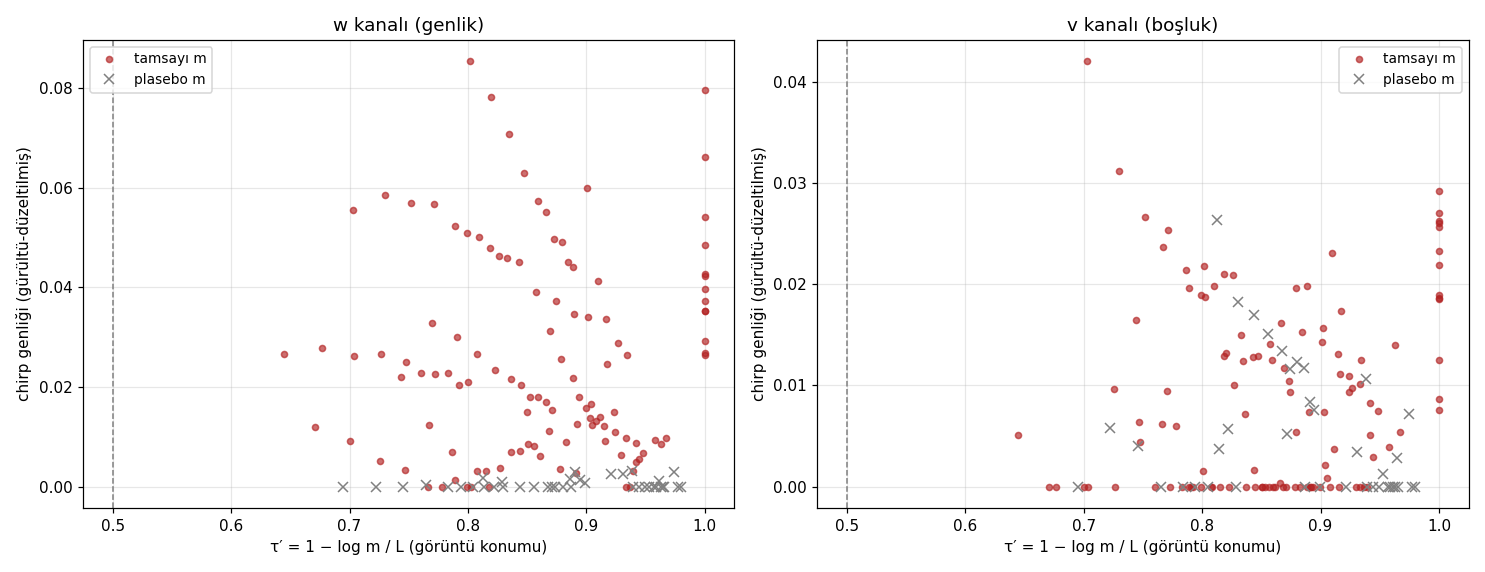

Source code (Python):
"""
80 — GÖRÜNTÜ ÇİZGİLERİ: 2θ SPEKTROSKOPİSİ (19 Ağustos 2026)
==========================================================================
Fısıltı (çizim seansı): aynadan yansıyan dalganın frekansı da aynalanır —
görüntü kaynak τ′ = 1 − τ'da, frekansı L − log m (KAYAR: chirp).
Düz cos(t·ω) kulağı bunu duyamaz; 2θ gözlüğü gerekir:
    X_m(t) = cos(2θ(t) − t·log m),  θ = RS faz fonksiyonu.
Bunlar AFE ayna-toplamının çapraz terimleri (74'ün noktasal |Z|²'de
bulduğu chirp'lerin ta kendisi) — İLK KEZ max/gap KANALLARINDA aranıyor.

Öldürme testi (tasarımda):
  P1: w kanalı (genlik = RS toplamı, 2θ taşır) görüntüyü DUYMALI.
  P2: v kanalı (explicit formül, 2θ terimi yok) SAĞIR kalmalı.
  P3: tamsayı-olmayan m plaseboları (aynı alias/örtüşme, aritmetik yok)
      taban çizgisini vermeli.

Konvansiyon: 70/79 makinesi + chirp kolonları; anchored (Odlyzko) pencere
2θ float64 hassasiyeti yüzünden DIŞARIDA (t ≤ 1e10).

SONUÇ (gecenin dürüst muhasebesi):
  1. İlk geçiş: tamsayı-m çizgileri gür (χ²'ler 2700'e dek, saf-cos kilitli),
     plasebo tertemiz (⟨χ²⟩=1.4), v neredeyse sağır (18 vs plasebo 8.6). AMA:
  2. ÖRNEKLEM KİMLİĞİ: gap-ortalarında θ(γ)≈πn olduğundan 2θ gözlüğü kısmen
     S-giydirilmiş DİREKT çizgiye katlanır; ve P11 tabanı asal-kuvvet
     içermiyordu → m=4,8 sesinin çoğu 2²,2³ DİREKT çizgileriymiş
     (düz kolon +0.143/+0.048 alıyor — metodolojik ders!).
  3. AYRIŞTIRMA SONRASI sahici 2θ-özel içerik: m=4: +0.0102±0.0005 (20σ),
     m=8: +0.0024±0.0004 (6σ), m=12: 2.5σ — direkt çizginin ~%5-7'si.
     KISMİ YANSIMA ADAYI. m=1 (saf 2θ/S çizgisi) kimliği açık: düz-kolon
     karşılığı DC'ye çöküyor, temiz test S-vekili tabanla kurulmalı.
"""

import numpy as np
import matplotlib.pyplot as plt
from pathlib import Path

HERE = Path(__file__).resolve().parent
TWO_PI = 2 * np.pi
A_CG = (np.e**2 - 5) / 2
B0, B1 = 2.7580, -0.0543
P11 = [2, 3, 5, 7, 11, 13, 17, 19, 23, 29, 31]
M_INT = [1, 2, 3, 4, 5, 6, 8, 10, 12]
M_FAKE = [1.53, 3.7, 8.45]

def theta(t):
    return t / 2 * np.log(t / TWO_PI) - t / 2 - np.pi / 8 + 1 / (48 * t)

def spektro(gaps, amps, tmid):
    Lw = np.log(tmid / TWO_PI)
    g_u = gaps * Lw / TWO_PI
    a_u = amps / np.sqrt(A_CG * Lw + B0 + B1 / Lw)
    a_u /= np.sqrt((a_u**2).mean())
    ya, yg = np.log(a_u), np.log(g_u)
    th2 = 2 * theta(tmid)
    cw = [np.ones_like(ya), g_u, g_u**2]
    cv = [np.ones_like(yg)]
    for p in P11:
        arg = tmid * np.log(p)
        cw += [np.cos(arg), np.sin(arg)]
        cv += [np.cos(arg), np.sin(arg)]
    ms = M_INT + M_FAKE
    for mq in ms:
        arg = th2 - tmid * np.log(mq)
        cw += [np.cos(arg), np.sin(arg)]
        cv += [np.cos(arg), np.sin(arg)]
    def reg(y, cols, o):
        X = np.vstack(cols).T
        b, *_ = np.linalg.lstsq(X, y, rcond=None)
        se = np.sqrt((y - X @ b).var() * np.diag(np.linalg.inv(X.T @ X)))
        out = []
        i0 = o + 2 * len(P11)
        for i, mq in enumerate(ms):
            out.append((mq, b[i0 + 2*i], se[i0 + 2*i],
                        b[i0 + 2*i + 1], se[i0 + 2*i + 1]))
        return out
    L = float(Lw.mean())
    return L, reg(ya, cw, 3), reg(yg, cv, 1)

WNDS = []
d36 = np.load(HERE / "36_T100k.npz")
edges = np.geomspace(d36["t_mid"][0], d36["t_mid"][-1] * 1.0001, 13)
for i in range(12):
    m = (d36["t_mid"] >= edges[i]) & (d36["t_mid"] < edges[i + 1])
    if m.sum() >= 3000:
        WNDS.append((d36["intervals"][m], d36["max_amps"][m], d36["t_mid"][m]))
d41 = np.load(HERE / "41_bigT_windows.npz")
for k in sorted({x.split("_")[1] for x in d41.files}, key=lambda s: int(s[:-1])):
    WNDS.append((d41[f"gaps_{k}"], d41[f"amps_{k}"], d41[f"tmid_{k}"]))
for f in ["55_win_1e+08.npz", "55_win_1e+09.npz", "55_win_1e+10.npz"]:
    d = np.load(HERE / f)
    WNDS.append((d["gaps"], d["amps"], d["tmid"]))

# ---- pencere pencere spektrum; kombinasyon τ′ = 1 − log m / L üzerinden
rows_w, rows_v = [], []
for gaps, amps, tmid in WNDS:
    L, rw, rv = spektro(gaps, amps, tmid)
    for (mq, c, sc, s, ss), (_, cv_, scv, sv_, ssv) in zip(rw, rv):
        tp = 1 - (np.log(mq) / L if mq >= 1 else 0)
        fake = mq not in M_INT
        rows_w.append((tp, mq, L, c, sc, s, ss, fake))
        rows_v.append((tp, mq, L, cv_, scv, sv_, ssv, fake))

W = np.array([(t, c, sc, s, ss) for t, mq, L, c, sc, s, ss, f in rows_w if not f])
Wf = np.array([(t, c, sc, s, ss) for t, mq, L, c, sc, s, ss, f in rows_w if f])
V = np.array([(t, c, sc, s, ss) for t, mq, L, c, sc, s, ss, f in rows_v if not f])
Vf = np.array([(t, c, sc, s, ss) for t, mq, L, c, sc, s, ss, f in rows_v if f])
n_w = len(WNDS)
print(f"{n_w} pencere × {len(M_INT)} tamsayı-m + {len(M_FAKE)} plasebo")

def z2(P):
    return ((P[:, 1] / P[:, 2])**2 + (P[:, 3] / P[:, 4])**2)

print("\nKANAL SESSİZLİK KARŞILAŞTIRMASI (χ² per çizgi; sıfır hipotezi dof=2):")
for isim, P, Pf in [("w (genlik)", W, Wf), ("v (boşluk)", V, Vf)]:
    print(f"  {isim}: tamsayı-m ⟨χ²⟩ = {z2(P).mean():6.2f} (n={len(P)}) | "
          f"plasebo ⟨χ²⟩ = {z2(Pf).mean():6.2f} (n={len(Pf)})")

print("\nEN GÜÇLÜ w-ÇİZGİLERİ (χ² > 12):")
sel = np.argsort(-z2(W))
for i in sel[:12]:
    t, c, sc, s, ss = W[i]
    x2 = z2(W)[i:i+1][0]
    if x2 > 12:
        mq, L = [(mq, L) for tp, mq, L, *_ , f in rows_w
                 if not f and abs(tp - t) < 1e-9][0][:2]
        print(f"  m={int(mq):>3} L={L:5.2f} τ′={t:.3f}  cos={c:+.4f}±{sc:.4f} "
              f"sin={s:+.4f}±{ss:.4f}  χ²={x2:.1f}")

# τ′ binlerinde kombine genlik (kareler toplamı, gürültü çıkarılmış)
print("\nτ′-BİN ÖZETİ (w kanalı; genlik² = cos²+sin²−2σ², plasebo aynı bin):")
print(f"{'τ′-bin':>13} {'n':>3} {'√⟨A²⟩':>8} {'plasebo':>8}")
for lo, hi in [(0.45,0.55),(0.55,0.65),(0.65,0.75),(0.75,0.85),(0.85,0.95),(0.95,1.01)]:
    m = (W[:, 0] >= lo) & (W[:, 0] < hi)
    mf = (Wf[:, 0] >= lo) & (Wf[:, 0] < hi)
    if m.sum():
        a2 = (W[m,1]**2 + W[m,3]**2 - W[m,2]**2 - W[m,4]**2).mean()
        a2f = ((Wf[mf,1]**2 + Wf[mf,3]**2 - Wf[mf,2]**2 - Wf[mf,4]**2).mean()
               if mf.sum() else np.nan)
        print(f"[{lo:.2f},{hi:.2f}) {int(m.sum()):>3} "
              f"{np.sqrt(max(a2,0)):>8.4f} {np.sqrt(max(a2f,0)) if a2f==a2f else float('nan'):>8.4f}")

# ---- ağırlık-normalize edilmiş içerik: u(m) = cos-katsayısı · √m / d(m)
# (|Z|²'de 2θ−t·log m çizgisinin toplam ağırlığı Σ_{nn'=m}(nn')^{-1/2} = d(m)/√m)
DIV = {1: 1, 2: 2, 3: 2, 4: 3, 5: 2, 6: 4, 8: 4, 10: 4, 12: 6}
print("\nNORMALİZE İÇERİK u(m) (pencereler üzerinden ağırlıklı ortalama, yalnız cos):")
print(f"{'m':>3} {'d(m)':>4} {'⟨cos⟩':>8} {'u(m)':>8} {'±':>7}")
for mq in M_INT:
    rows = [(c, sc) for tp, m_, L, c, sc, s, ss, f in rows_w if m_ == mq]
    c = np.array([r[0] for r in rows]); sc = np.array([r[1] for r in rows])
    cbar = np.sum(c / sc**2) / np.sum(1 / sc**2)
    cse = 1 / np.sqrt(np.sum(1 / sc**2))
    norm = np.sqrt(mq) / DIV[mq]
    print(f"{mq:>3} {DIV[mq]:>4} {cbar:>+8.4f} {cbar*norm:>+8.4f} {cse*norm:>7.4f}")

# ---- KİMLİK DENETİMİ: düz gözlük (cos t·log m) ve 2θ gözlüğü AYNI tabanda
print("\nKİMLİK DENETİMİ (m=4,8,12; iki gözlük yan yana):")
print(f"{'m':>3} {'düz (direkt p^k)':>18} {'2θ-özel artık':>15}")
MS_ID = [4, 8, 12]
acc = {m_: [[], []] for m_ in MS_ID}
for gaps, amps, tmid in WNDS:
    Lw = np.log(tmid / TWO_PI)
    g_u = gaps * Lw / TWO_PI
    a_u = amps / np.sqrt(A_CG * Lw + B0 + B1 / Lw)
    a_u /= np.sqrt((a_u**2).mean())
    ya = np.log(a_u)
    th2 = 2 * theta(tmid)
    cols = [np.ones_like(ya), g_u, g_u**2]
    for pp in P11:
        arg = tmid * np.log(pp)
        cols += [np.cos(arg), np.sin(arg)]
    for mq in MS_ID:
        arg = tmid * np.log(mq)
        cols += [np.cos(arg), np.sin(arg)]
    for mq in MS_ID:
        arg = th2 - tmid * np.log(mq)
        cols += [np.cos(arg), np.sin(arg)]
    X = np.vstack(cols).T
    b, *_ = np.linalg.lstsq(X, ya, rcond=None)
    se = np.sqrt((ya - X @ b).var() * np.diag(np.linalg.inv(X.T @ X)))
    o = 3 + 2 * len(P11)
    for i, mq in enumerate(MS_ID):
        acc[mq][0].append((b[o + 2*i], se[o + 2*i]))
        acc[mq][1].append((b[o + 6 + 2*i], se[o + 6 + 2*i]))
for mq in MS_ID:
    d = np.array(acc[mq][0]); c = np.array(acc[mq][1])
    db = np.sum(d[:,0]/d[:,1]**2)/np.sum(1/d[:,1]**2); de = 1/np.sqrt(np.sum(1/d[:,1]**2))
    cb = np.sum(c[:,0]/c[:,1]**2)/np.sum(1/c[:,1]**2); ce = 1/np.sqrt(np.sum(1/c[:,1]**2))
    print(f"{mq:>3} {db:>+11.4f}±{de:.4f} {cb:>+9.4f}±{ce:.4f}  (2θ-özel/direkt = {cb/db:+.3f})")

# ---- grafik
fig, axes = plt.subplots(1, 2, figsize=(13.5, 5.2))
for ax, P, Pf, isim in [(axes[0], W, Wf, "w kanalı (genlik)"),
                        (axes[1], V, Vf, "v kanalı (boşluk)")]:
    amp = np.sqrt(np.clip(P[:,1]**2 + P[:,3]**2 - P[:,2]**2 - P[:,4]**2, 0, None))
    ampf = np.sqrt(np.clip(Pf[:,1]**2 + Pf[:,3]**2 - Pf[:,2]**2 - Pf[:,4]**2, 0, None))
    ax.plot(P[:, 0], amp, "o", ms=4, c="firebrick", alpha=0.65, label="tamsayı m")
    ax.plot(Pf[:, 0], ampf, "x", ms=6, c="gray", label="plasebo m")
    ax.axvline(0.5, color="gray", ls="--", lw=1)
    ax.set_xlabel(r"τ′ = 1 − log m / L (görüntü konumu)")
    ax.set_ylabel("chirp genliği (gürültü-düzeltilmiş)")
    ax.set_title(isim); ax.legend(fontsize=9); ax.grid(alpha=0.3)
plt.tight_layout()
plt.savefig(HERE / "80_goruntu_cizgileri.png", dpi=110)
print("\nGrafik: 80_goruntu_cizgileri.png")
